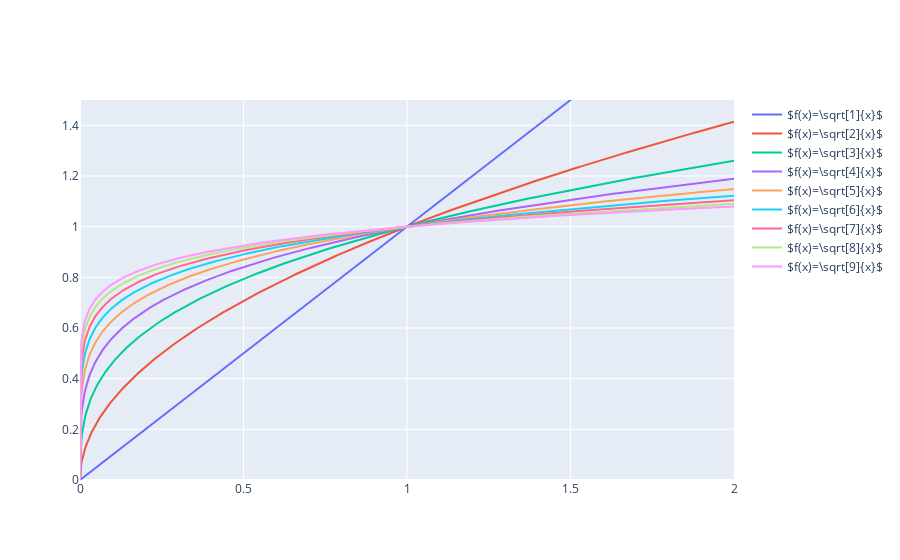

Notebook code cell kept with this figure:
### Markdown cell above
**Beispiele**

* $f: [0, \infty) \rightarrow \mathbb{R}, \quad f(x) = x^{1/2}$ ist die gewohnte (zweite) Wurzel, also $\sqrt[2]{4}\equiv \sqrt{4}=2$
* $f: [0, \infty) \rightarrow \mathbb{R}, \quad f(x) = x^{1/4}$ ist die vierte Wurzel, also $\sqrt[4]{16}=2$

### Code cell
x = np.linspace(0,2,1001)  # definiert das Plotintervall für x

n_list = np.array(range(1,10))  # definiert Liste von Potenzen (natürliche Zahlen)

traces = [go.Scatter(x=x, y=x**(1./n), mode='lines', name='$f(x)=\sqrt[{}]{{x}}$'.format(n,n)) for n in n_list]
fig = go.Figure(data=traces)
fig.update_yaxes(range=[0, 1.5])  # limitiert den gezeigten Ausschnitt an Funktionswerten (y-Achse)

### Figure 1 — Plotly figure (JSON) as saved in the notebook; plotly's stock layout.template omitted (floating-point values rounded to 4 significant figures; data arrays with more than 128 entries replaced by an {"elided": "..."} marker saying what was removed)
{"data": [{"mode": "lines", "name": "$f(x)=\\sqrt[1]{x}$", "type": "scatter", "x": {"elided": "1001 float values"}, "y": {"elided": "1001 float values"}}, {"mode": "lines", "name": "$f(x)=\\sqrt[2]{x}$", "type": "scatter", "x": {"elided": "1001 float values"}, "y": {"elided": "1001 float values"}}, {"mode": "lines", "name": "$f(x)=\\sqrt[3]{x}$", "type": "scatter", "x": {"elided": "1001 float values"}, "y": {"elided": "1001 float values"}}, {"mode": "lines", "name": "$f(x)=\\sqrt[4]{x}$", "type": "scatter", "x": {"elided": "1001 float values"}, "y": {"elided": "1001 float values"}}, {"mode": "lines", "name": "$f(x)=\\sqrt[5]{x}$", "type": "scatter", "x": {"elided": "1001 float values"}, "y": {"elided": "1001 float values"}}, {"mode": "lines", "name": "$f(x)=\\sqrt[6]{x}$", "type": "scatter", "x": {"elided": "1001 float values"}, "y": {"elided": "1001 float values"}}, {"mode": "lines", "name": "$f(x)=\\sqrt[7]{x}$", "type": "scatter", "x": {"elided": "1001 float values"}, "y": {"elided": "1001 float values"}}, {"mode": "lines", "name": "$f(x)=\\sqrt[8]{x}$", "type": "scatter", "x": {"elided": "1001 float values"}, "y": {"elided": "1001 float values"}}, {"mode": "lines", "name": "$f(x)=\\sqrt[9]{x}$", "type": "scatter", "x": {"elided": "1001 float values"}, "y": {"elided": "1001 float values"}}], "layout": {"yaxis": {"range": [0, 1.5]}}}
